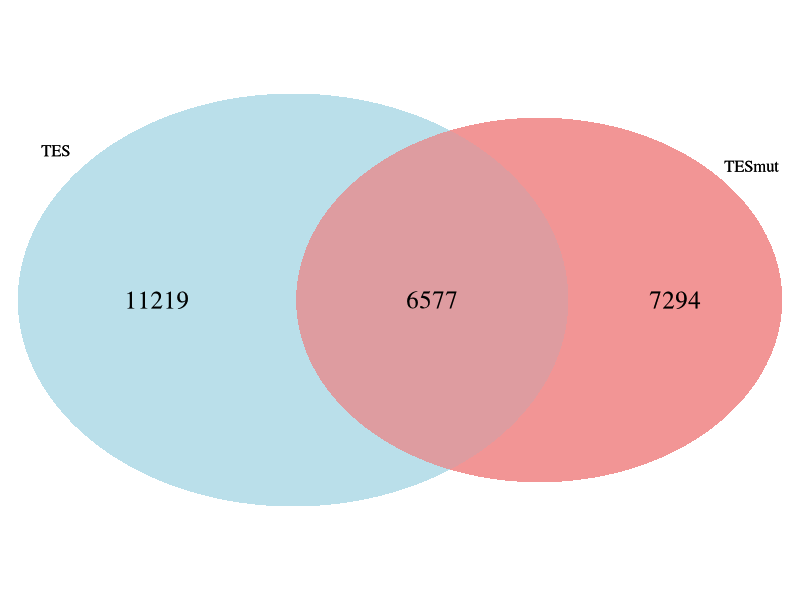
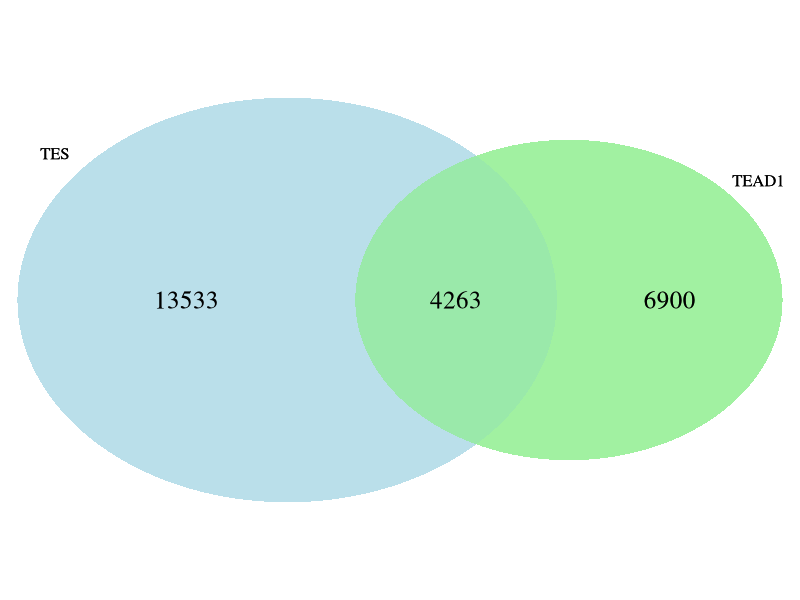
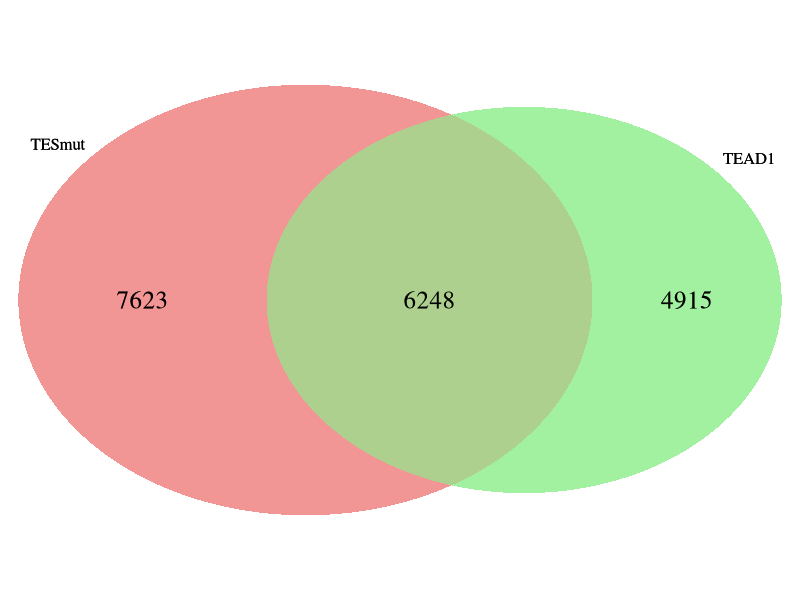
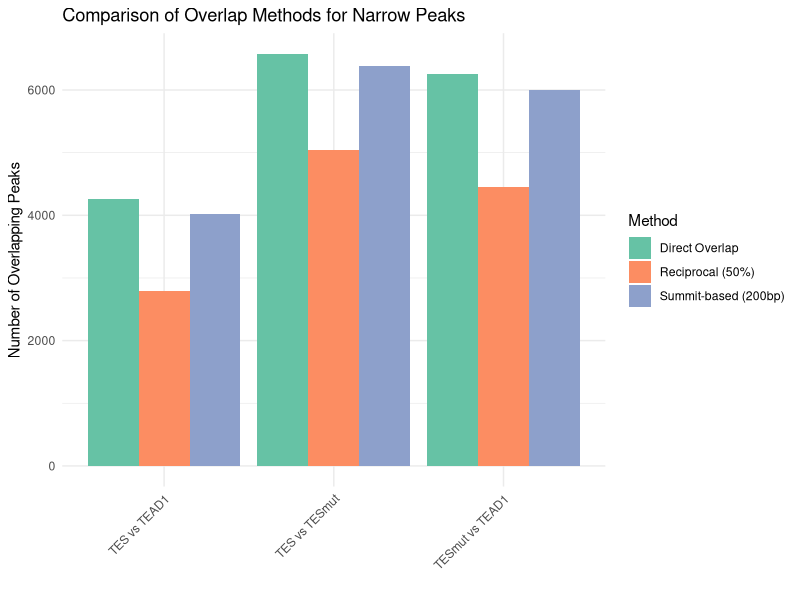
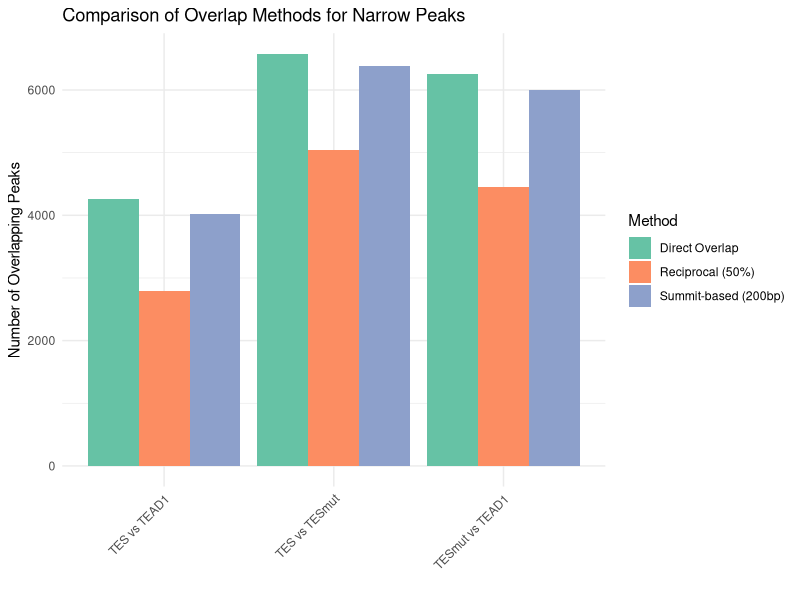

Recreate these plots in R, in order.
library(VennDiagram)
library(ggplot2)
library(dplyr)
library(gridExtra)

# Peak counts from shell script
tes_total=17796
tesmut_total=13871
tead1_total=11163

# Direct overlap counts (peaks with any overlap)
tes_overlap_tesmut=6577
tesmut_overlap_tes=6540
tes_overlap_tead1=4263
tead1_overlap_tes=4220
tesmut_overlap_tead1=6248
tead1_overlap_tesmut=6192

# For Venn diagrams, use overlap counts (peaks that have any overlap)
tes_tesmut_overlap=6577
tes_tead1_overlap=4263
tesmut_tead1_overlap=6248

tes_unique_tesmut=11219
tesmut_unique_tes=7331
tes_unique_tead1=13533
tead1_unique_tes=6943
tesmut_unique_tead1=7623
tead1_unique_tesmut=4971

# Summit-based overlaps
summit_tes_tesmut=6381
summit_tes_tead1=4024
summit_tesmut_tead1=5997

# Reciprocal overlaps (>=50%)
reciprocal_tes_tesmut=5037
reciprocal_tes_tead1=2792
reciprocal_tesmut_tead1=4456

# Jaccard indices
jaccard_tes_tesmut=0.262
jaccard_tes_tead1=0.173
jaccard_tesmut_tead1=0.333

cat(paste("Narrow Peak counts:\n"))
cat(paste("TES:", tes_total, "\n"))
cat(paste("TESmut:", tesmut_total, "\n"))
cat(paste("TEAD1:", tead1_total, "\n\n"))

cat(paste("Direct Overlaps:\n"))
cat(paste("TES overlapping TESmut:", tes_overlap_tesmut, "\n"))
cat(paste("TES overlapping TEAD1:", tes_overlap_tead1, "\n"))
cat(paste("TESmut overlapping TEAD1:", tesmut_overlap_tead1, "\n\n"))

# Create Venn diagrams for all pairwise comparisons
output_dir <- "results/12_pairwise_overlap_narrow/venn"
dir.create(output_dir, recursive = TRUE, showWarnings = FALSE)

# 1. TES vs TESmut
cat("Creating TES vs TESmut Venn diagram...\n")
png(file.path(output_dir, "TES_vs_TESmut_narrow_venn.png"),
    width = 3000, height = 3000, res = 300)
venn.plot1 <- draw.pairwise.venn(
    area1 = tes_total,
    area2 = tesmut_total,
    cross.area = tes_tesmut_overlap,
    category = c("TES", "TESmut"),
    col = "transparent",
    fill = c("lightblue", "lightcoral"),
    alpha = 0.6,
    cex = 1.5,
    fontfamily = "serif",
    main = "TES vs TESmut Narrow Peak Overlap",
    main.cex = 1.8
)
grid.draw(venn.plot1)
dev.off()

# 2. TES vs TEAD1
cat("Creating TES vs TEAD1 Venn diagram...\n")
png(file.path(output_dir, "TES_vs_TEAD1_narrow_venn.png"),
    width = 3000, height = 3000, res = 300)
venn.plot2 <- draw.pairwise.venn(
    area1 = tes_total,
    area2 = tead1_total,
    cross.area = tes_tead1_overlap,
    category = c("TES", "TEAD1"),
    col = "transparent",
    fill = c("lightblue", "lightgreen"),
    alpha = 0.6,
    cex = 1.5,
    fontfamily = "serif",
    main = "TES vs TEAD1 Narrow Peak Overlap",
    main.cex = 1.8
)
grid.draw(venn.plot2)
dev.off()

# 3. TESmut vs TEAD1
cat("Creating TESmut vs TEAD1 Venn diagram...\n")
png(file.path(output_dir, "TESmut_vs_TEAD1_narrow_venn.png"),
    width = 3000, height = 3000, res = 300)
venn.plot3 <- draw.pairwise.venn(
    area1 = tesmut_total,
    area2 = tead1_total,
    cross.area = tesmut_tead1_overlap,
    category = c("TESmut", "TEAD1"),
    col = "transparent",
    fill = c("lightcoral", "lightgreen"),
    alpha = 0.6,
    cex = 1.5,
    fontfamily = "serif",
    main = "TESmut vs TEAD1 Narrow Peak Overlap",
    main.cex = 1.8
)
grid.draw(venn.plot3)
dev.off()

# Create comprehensive summary statistics table with multiple overlap methods
stats_table <- data.frame(
    Comparison = c("TES vs TESmut", "TES vs TEAD1", "TESmut vs TEAD1"),
    Direct_Overlap = c(tes_tesmut_overlap, tes_tead1_overlap, tesmut_tead1_overlap),
    Summit_Overlap = c(summit_tes_tesmut, summit_tes_tead1, summit_tesmut_tead1),
    Reciprocal_50pct = c(reciprocal_tes_tesmut, reciprocal_tes_tead1, reciprocal_tesmut_tead1),
    First_Only = c(tes_unique_tesmut, tes_unique_tead1, tesmut_unique_tead1),
    Second_Only = c(tesmut_unique_tes, tead1_unique_tes, tead1_unique_tesmut),
    First_Total = c(tes_total, tes_total, tesmut_total),
    Second_Total = c(tesmut_total, tead1_total, tead1_total),
    Overlap_Pct_First = round(c(tes_tesmut_overlap/tes_total*100,
                                tes_tead1_overlap/tes_total*100,
                                tesmut_tead1_overlap/tesmut_total*100), 1),
    Overlap_Pct_Second = round(c(tes_tesmut_overlap/tesmut_total*100,
                                 tes_tead1_overlap/tead1_total*100,
                                 tesmut_tead1_overlap/tead1_total*100), 1),
    Jaccard_Index = c(jaccard_tes_tesmut, jaccard_tes_tead1, jaccard_tesmut_tead1)
)

# Write statistics to file
write.table(stats_table, file.path(output_dir, "narrow_peak_overlap_statistics.txt"),
            sep="\t", row.names=FALSE, quote=FALSE)

# Create bar plot comparing overlap methods
overlap_comparison <- data.frame(
    Comparison = rep(c("TES vs TESmut", "TES vs TEAD1", "TESmut vs TEAD1"), 3),
    Method = rep(c("Direct Overlap", "Summit-based (200bp)", "Reciprocal (50%)"), each = 3),
    Count = c(tes_tesmut_overlap, tes_tead1_overlap, tesmut_tead1_overlap,
              summit_tes_tesmut, summit_tes_tead1, summit_tesmut_tead1,
              reciprocal_tes_tesmut, reciprocal_tes_tead1, reciprocal_tesmut_tead1)
)

p_methods <- ggplot(overlap_comparison, aes(x = Comparison, y = Count, fill = Method)) +
    geom_bar(stat = "identity", position = "dodge") +
    labs(title = "Comparison of Overlap Methods for Narrow Peaks",
         y = "Number of Overlapping Peaks", x = "") +
    theme_minimal() +
    theme(axis.text.x = element_text(angle = 45, hjust = 1)) +
    scale_fill_brewer(palette = "Set2")

ggsave(file.path(output_dir, "overlap_methods_comparison.pdf"), p_methods, width = 10, height = 6)
ggsave(file.path(output_dir, "overlap_methods_comparison.png"), p_methods, width = 10, height = 6, dpi = 300)

cat("Narrow peak Venn diagram analysis completed.\n")
cat("\nSummary Statistics:\n")
print(stats_table)

cat("\nInterpretation Guide:\n")
cat("- Direct Overlap: Any genomic overlap (most permissive)\n")
cat("- Summit-based: Peak centers within 200bp (appropriate for TF binding)\n")
cat("- Reciprocal 50%: At least 50% mutual overlap (most stringent)\n")
cat("- Jaccard Index: Overlap similarity score (0-1, higher = more similar)\n")
